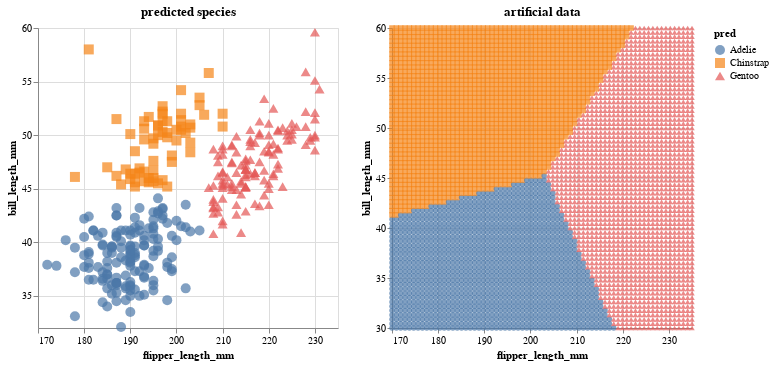

Notebook code cell kept with this figure:
### Code cell
c2 | c4

### Figure 1 — Vega-Lite specification as saved in the notebook (floating-point values rounded to 4 significant figures; data arrays with more than 128 entries replaced by an {"elided": "..."} marker saying what was removed)
{"config": {"view": {"continuousWidth": 300, "continuousHeight": 300}}, "hconcat": [{"data": {"name": "data-846ef6039392ff9dfa6e45d33baf3b0d"}, "mark": {"type": "point", "filled": true, "size": 100}, "encoding": {"color": {"field": "pred", "type": "nominal"}, "shape": {"field": "pred", "type": "nominal"}, "tooltip": [{"field": "species", "type": "nominal"}, {"field": "pred", "type": "nominal"}, {"field": "index", "type": "quantitative"}], "x": {"field": "flipper_length_mm", "scale": {"zero": false}, "type": "quantitative"}, "y": {"field": "bill_length_mm", "scale": {"zero": false}, "type": "quantitative"}}, "title": "predicted species"}, {"data": {"name": "data-222c5708516a0d4cababeab2945cb261"}, "mark": {"type": "point", "filled": true}, "encoding": {"color": {"field": "pred", "type": "nominal"}, "shape": {"field": "pred", "type": "nominal"}, "x": {"field": "flipper_length_mm", "scale": {"zero": false}, "type": "quantitative"}, "y": {"field": "bill_length_mm", "scale": {"zero": false}, "type": "quantitative"}}, "title": "artificial data"}], "$schema": "https://vega.github.io/schema/vega-lite/v5.8.0.json", "datasets": {"data-846ef6039392ff9dfa6e45d33baf3b0d": {"elided": "333 records"}, "data-222c5708516a0d4cababeab2945cb261": {"elided": "4900 records"}}}
